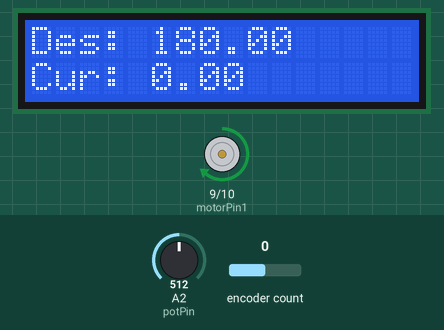
Simulated run of this sketch. Board: Arduino Uno, built with avr-gcc and run on an emulated ATmega328P. Parts: 16×2 character LCD, motor-driver pin pairs drawn as motors (green arrow = first pin HIGH = forward, orange = second pin HIGH = backward, longer = more drive, scaled by the enable pin). The inputs (shaded band) are chosen by the test bench; at power-on: A2 (potPin) = 512, encoder count 0. What the sketch prints to the serial monitor is not drawn.

Above: at 1.2 s.
1.3 s: A2 (potPin) set to 122
At 2.8 s:
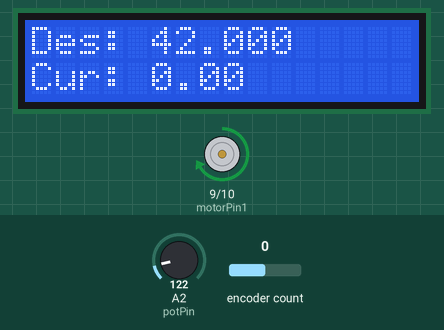
5.4 s: encoder count set to 1
At 6.9 s:
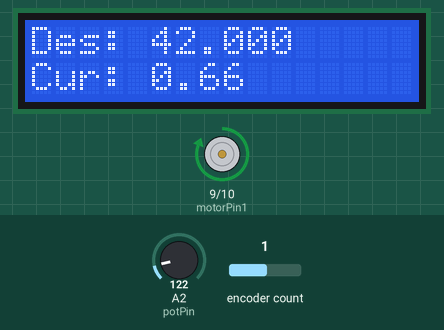
8.6 s: encoder count set to 5
At 9.9 s:
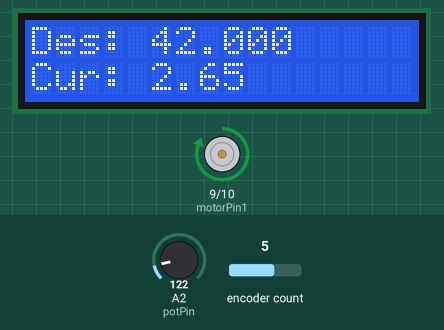
11.6 s: A2 (potPin) set to 220
At 13.0 s:
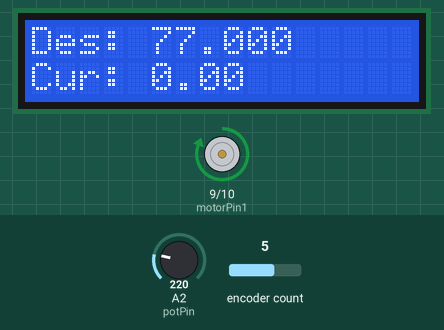
13.6 s: encoder count set to 6
At 14.9 s:
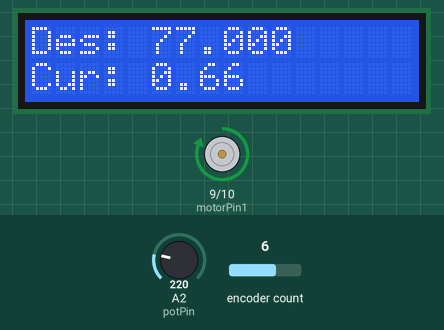
16.6 s: A2 (potPin) set to 200
At 17.8 s:
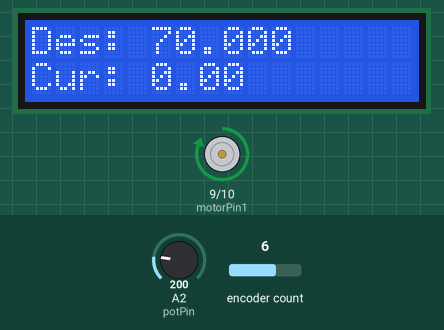
Timing chart, 0 to 19.6 s (numbered marks = the images above; inputs shaded):
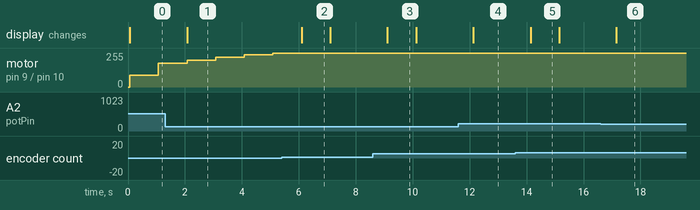

The sketch:

motor_control.ino
```cpp
#include <Encoder.h>
#include <LiquidCrystal.h>

const int rs = 13, en = 12, d4 = 5, d5 = 6, d6 = 7, d7 = 8;
LiquidCrystal lcd(rs, en, d4, d5, d6, d7);

const int potPin = A2;
// Define motor control pins
const int motorPin1 = 9;
int setpoint = 0;
const int motorPin2 = 10;
const int motorPWMPin = 11;  // PWM for speed control

int i = 0;
int d = 0;
int laste = 0;

// Define encoder pins
const int encoderPinA = 2;
const int encoderPinB = 3;
Encoder encoder(encoderPinA, encoderPinB);

long previousEncoderPosition = 0;
unsigned long previousMillis = 0;
float currentRPM = 0;

// Maximum RPM and motor control variables
const int maxRPM = 210;  // Example max RPM
float referenceRPM = 0;    // RPM set by DIP switch / potentiometer
int motorSpeed = 0;        // Motor speed in PWM (0-255)

// Encoder details
const int encoderTicksPerRevolution = 360; // Adjust according to your encoder specs

void setup() {
  lcd.begin(16, 2); // Initialize the LCD
  pinMode(motorPin1, OUTPUT);
  pinMode(motorPin2, OUTPUT);
  pinMode(motorPWMPin, OUTPUT);

  // Set up serial communication for debugging
  Serial.begin(9600);
}

void loop() {
  // Set motor direction (forward)
  digitalWrite(motorPin1, HIGH);
  digitalWrite(motorPin2, LOW);

  int potValue = analogRead(potPin);
  setpoint = map(potValue, 0, 1023, 0, 360);
  referenceRPM = setpoint;

  // Measure the speed using the encoder
  unsigned long currentMillis = millis();
  float elapsedTime = (currentMillis - previousMillis) / 1000.0;  // Convert to seconds

  long currentEncoderPosition = encoder.read();
  long encoderTicks = currentEncoderPosition - previousEncoderPosition;

  // Calculate RPM
  currentRPM = abs(encoderTicks / (float)encoderTicksPerRevolution) / (elapsedTime / 60.0);

  previousEncoderPosition = currentEncoderPosition;
  previousMillis = currentMillis;

  // PID-like control
  float error = referenceRPM - currentRPM;
  i += error * 0.1;
  d = (error - laste) / 0.1;
  laste = error;

  motorSpeed += (int)(error * 0.5 + i * 0.00 + d * 0.0);
  motorSpeed = constrain(motorSpeed, 0, 255);

  analogWrite(motorPWMPin, motorSpeed);

  // Print debugging info
  Serial.print(referenceRPM);
  Serial.print(",");
  Serial.println(currentRPM);

  // Display desired and current RPM on LCD
  lcd.setCursor(0, 0);
  lcd.print("Des: ");
  lcd.print(referenceRPM);

  lcd.setCursor(0, 1);
  lcd.print("Cur: ");
  lcd.print(currentRPM);
  lcd.print("   ");  // Clear trailing chars

  delay(1000);
}
```

Measured:
- after the input at 1.3 s, motor on pin 9 (motorPin1) / pin 10 (motorPin2): forward 180/255 → forward 201/255 after 0.77 s, → forward 222/255 1.0 s later, → forward 243/255 1.0 s later, → forward 255/255 1.0 s later; the display: changes after 0.78 s (image 1)
- after the input at 5.4 s, the display: changes after 0.70 s (image 2)
- after the input at 8.6 s, the display: changes after 0.51 s (image 3)
- after the input at 11.6 s, the display: changes after 0.53 s (image 4)
- after the input at 13.6 s, the display: changes after 0.54 s (image 5)
- after the input at 16.6 s, the display: changes after 0.56 s (image 6)
- what the display in image 2 shows lasts 1.0 s, from 6.1 s to 7.1 s
